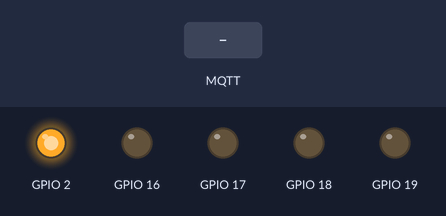
Recording of a sketch running on a simulated ESP32. On the bench: output pins drawn as LEDs (lit = HIGH). Inputs (shaded band) come from the test bench. WiFi joins after 1.5 s; servers stay silent unless stated; no MQTT or app messages arrive unless stated; what the sketch prints to the serial monitor is not drawn.

Above: at 2.7 s.
2.8 s: MQTT message "A" arrives on the first subscribed topic
At 3.1 s:
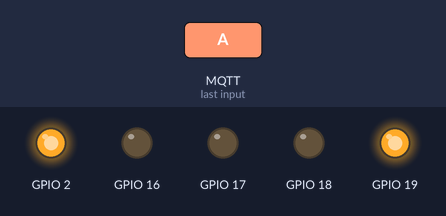
4.3 s: MQTT message "B" arrives on the first subscribed topic
At 5.5 s:
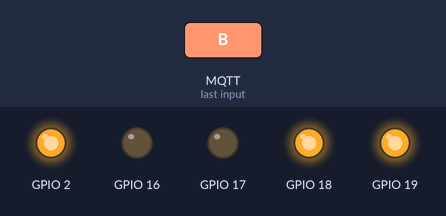
5.8 s: MQTT message "a" arrives on the first subscribed topic
At 6.6 s:
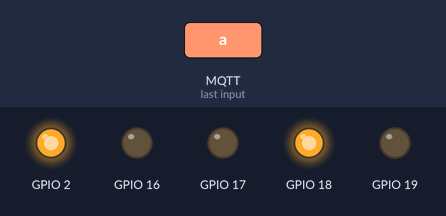
7.3 s: MQTT message "C" arrives on the first subscribed topic
At 7.8 s:
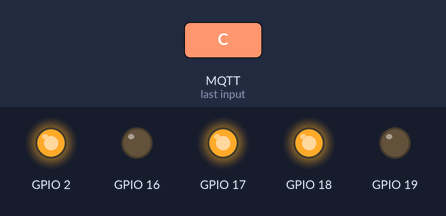
8.8 s: MQTT message "b" arrives on the first subscribed topic
At 10.0 s:
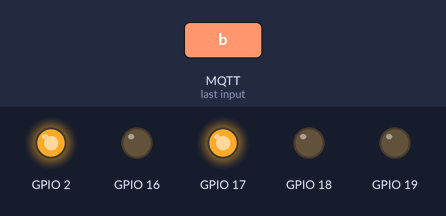
10.3 s: MQTT message "D" arrives on the first subscribed topic
At 11.2 s:
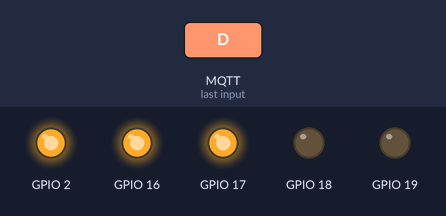
Timing chart, 0 to 12.8 s (numbered marks = the images above; inputs shaded):
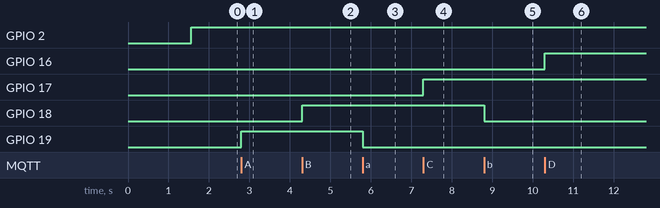

Measured:
- after the input at 2.8 s, GPIO 19: LOW → HIGH at once
- after the input at 4.3 s, GPIO 18: LOW → HIGH at once
- after the input at 5.8 s, GPIO 19: HIGH → LOW at once
- after the input at 7.3 s, GPIO 17: LOW → HIGH at once
- after the input at 8.8 s, GPIO 18: HIGH → LOW at once
- after the input at 10.3 s, GPIO 16: LOW → HIGH at once

The sketch:

Controle_Oficina.ino
```cpp
//inclusão das bibliotecas
#include <WiFi.h>
#include <PubSubClient.h>
#include "EmonLib.h"
EnergyMonitor emon1;

//Variáveis para receber os dados
String my_payload;
String my_topic;
//Variáveis para o EPS enviar dados
float Corrente;

//configurações para acessar a REDE e o broker MQTT
const char* ssid = "ssid";
const char* password = "password";
const char* mqtt_server = "your ip";

//nome do controlador
WiFiClient Oficina_Gustavo;
PubSubClient client(Oficina_Gustavo);

//Função para o ESP32 se conectar na internet
void setup_wifi() {
  Serial.print("Connecting to ");
  Serial.println(ssid);
  WiFi.mode(WIFI_STA);
  WiFi.begin(ssid, password);

  while (WiFi.status() != WL_CONNECTED) {
    delay(500);
    Serial.print(".");
  }
  Serial.println("WiFi connected");
  Serial.print("IP address: ");
  Serial.println(WiFi.localIP());
  Serial.print("MAC address: ");
  Serial.println(WiFi.macAddress());
}

//Função para o ESP32 receber dados
void callback(char* topic, byte* payload, unsigned int length) {
  String conc_payload;
  for (int i = 0; i < length; i++) {
    conc_payload += ((char)payload[i]);
  }
  my_payload = conc_payload;
  my_topic = topic;
}

void reconnect() {
  // Loop until we're reconnected
  while (!client.connected()) {
    Serial.print("Attempting MQTT connection...");

    if (client.connect("Oficina_Gustavo")) {
      Serial.println("connected");
      client.subscribe("TOP_Gustavo_OFC");
    } else {
      Serial.print("failed, rc=");
      Serial.println(" try again in 5 seconds");
      delay(5000);
    }
  }
}

void setup() {
  pinMode(2,OUTPUT);
  pinMode(19,OUTPUT);
  pinMode(18,OUTPUT);
  pinMode(17,OUTPUT);
  pinMode(16,OUTPUT);
  Serial.begin(115200);
  setup_wifi();
  client.setServer(mqtt_server, 1883);
  client.setCallback(callback);
  emon1.current(1, 111.1);
}

void conexao(){
  if(WiFi.status()){
    digitalWrite(2, HIGH);
  }else{
    digitalWrite(2, LOW);
  }
}

//função onde o ESP32 recebe dados
void ESP32_RECEBE(){

  //A
  if(my_payload == "A"){
    digitalWrite(19, HIGH);
    client.publish("C1_Gustavo_OFC",String("LIGADO").c_str());
  }
  if(my_payload == "a"){
    digitalWrite(19, LOW);
    client.publish("C1_Gustavo_OFC",String("DESLIGADO").c_str());
  }

  //B
  if(my_payload == "B"){
    digitalWrite(18, HIGH);
    client.publish("C2_Gustavo_OFC",String("LIGADO").c_str());
  }
  if(my_payload == "b"){
    digitalWrite(18, LOW);
    client.publish("C2_Gustavo_OFC",String("DESLIGADO").c_str());
  }

  //C
  if(my_payload == "C"){
    digitalWrite(17, HIGH);
    client.publish("Morsa_Gustavo_OFC",String("LIGADO").c_str());
  }
  if(my_payload == "c"){
    digitalWrite(17, LOW);
    client.publish("Morsa_Gustavo_OFC",String("DESLIGADO").c_str());
  }

  //D
  if(my_payload == "D"){
    digitalWrite(16, HIGH);
    client.publish("Bancada_Gustavo_OFC",String("LIGADO").c_str());
  }
  if(my_payload == "d"){
    digitalWrite(16, LOW);
    client.publish("Bancada_Gustavo_OFC",String("DESLIGADO").c_str());
  }

}

void Monitor_Corrente(){
  Corrente = emon1.calcIrms(1480);
  client.publish("Corrente_Gustavo_OFC",String(Corrente).c_str());
  delay(200);
}

void loop() {

  if (!client.connected()) {
    reconnect();
  }
  client.loop();
  conexao();
  ESP32_RECEBE();

}
```
